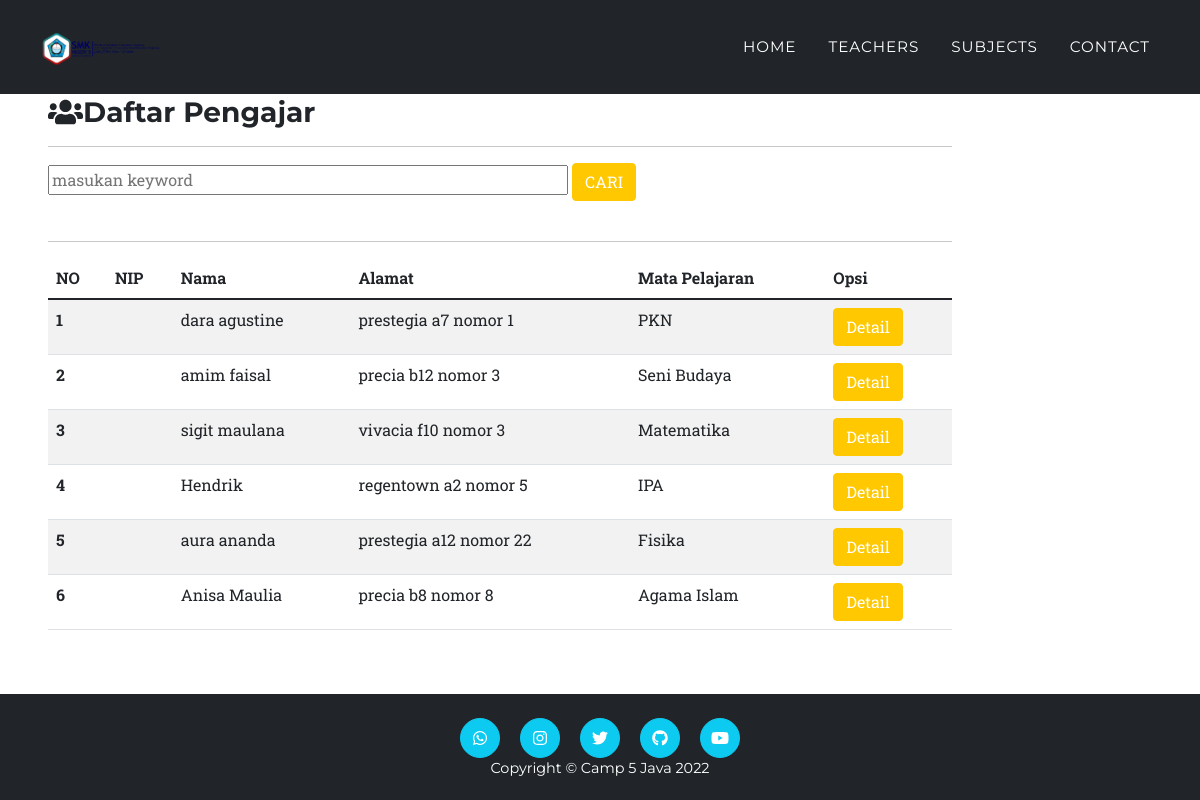
The app's page /teachers.php with its own data.
### tables this page shows
CREATE TABLE `tbl_pengajar` (
  `id` int(11) NOT NULL,
  `nidn` int(11) NOT NULL,
  `nama` varchar(30) NOT NULL,
  `alamat` varchar(40) NOT NULL,
  `jenis_kelamin` varchar(9) NOT NULL,
  `agama` varchar(10) NOT NULL,
  `mata_pelajaran` varchar(20) NOT NULL
);

### function.php (called while the page is built, shortened)
<?php
$conn = mysqli_connect('localhost', 'root', '', 'uas_1904030005');
function query($query)
{
    global $conn;
    $result = mysqli_query($conn, $query);
    $rows = [];
    while ($row = mysqli_fetch_assoc($result)) {
        $rows[] = $row;
    }
    return $rows;
}

### teachers.php (the view, shortened to what this page needs)
<?php
require 'function.php';
$guru = query("SELECT * FROM tbl_pengajar");
?>
<!DOCTYPE html>
<html lang="en">
<head>
  <link href="css/styles.css" rel="stylesheet" />
</head>
<body id="page-top">
  <nav class="navbar navbar-expand-lg navbar-dark bg-dark fixed-top" id="mainNav">
    <div class="container">
      <a class="navbar-brand" href="#page-top"><img src="assets/img/navbar-academic.PNG" alt="..." /></a>
      <div class="collapse navbar-collapse" id="navbarResponsive">
        <ul class="navbar-nav text-uppercase ms-auto py-4 py-lg-0">
          <li class="nav-item"><a class="nav-link" href="index.php">Home</a></li>
          <li class="nav-item"><a class="nav-link" href="teachers.php">Teachers</a></li>
          <li class="nav-item"><a class="nav-link" href="subjects.php">Subjects</a></li>
          <li class="nav-item"><a class="nav-link" href="contact.php">Contact</a></li>
        </ul>
      </div>
    </div>
  </nav>
  <div class="col-md-10 p-5 pt-5">
    <div>
      <div class="mt-5">
        <h3><i class="fas fa-users"></i>Daftar Pengajar</h3>
      </div>
    </div>
    <hr>
    <form action="" method="POST">
      <input type="text" id="keyword" size="50" name="keyword" placeholder="masukan keyword" autocomplete="off">
      <button type="submit" class="btn btn-primary" name="cari">CARI</button>
    </form>
    <br>
    <hr>
    <table class="table table-striped">
      <thead>
        <tr>
          <th scope="col">NO</th>
          <th scope="col">NIP</th>
          <th scope="col">Nama</th>
          <th scope="col">Alamat</th>
          <th scope="col">Mata Pelajaran</th>
          <th scope="col">Opsi</th>
        </tr>
      </thead>
      <tbody>
        <?php $no = 1; ?>
        <?php foreach ($guru as $cmb) : ?>
          <tr>
            <th scope="row"><?php echo $no; ?></th>
            <td><?php echo $cmb['NIP']; ?></td>
            <td><?php echo $cmb['nama']; ?></td>
            <td><?php echo $cmb['alamat']; ?></td>
            <td><?php echo $cmb['mata_pelajaran']; ?></td>
            <td><a href="detail.php?id=<?= $cmb['id']; ?>" class="btn btn-warning" role="button">Detail</a></td>
          </tr>
          <?php $no++ ?>
        <?php endforeach ?>
      </tbody>
    </table>
  </div>
  <footer class="footer bg-dark py-4">
    <div class="container">
      <div class="row align-items-center">
          <div class="col-lg-4 my-3 my-lg-0">
            <a class="btn btn-info btn-social mx-2" href="https://wa.me/6283897093838"><i class="fab fa-whatsapp"></i></a>
            <a class="btn btn-info btn-social mx-2" href="https://instagram.com/hendrik_dik46"><i class="fab fa-instagram"></i></a>
            <a class="btn btn-info btn-social mx-2" href="https://twitter.com/hendrik_latos?t=Elo88GbstR2O66zHdDTp6A&s=08"><i class="fab fa-twitter"></i></a>
            <a class="btn btn-info btn-social mx-2" href="https://github.com/suhendrik95"><i class="fab fa-github"></i></a>
            <a class="btn btn-info btn-social mx-2" href="https://youtube.com/channel/UC2gh9RCbOF-1oTCAJ6mNhcA"><i class="fab fa-youtube"></i></a>
        <div class="text-white text-center">Copyright &copy; Camp 5 Java 2022</div>
      </div>
    </div>
  </footer>
</body>
</html>

### records on screen
tbl_pengajar: nama "dara agustine", alamat "prestegia a7 nomor 1", mata_pelajaran "PKN"
tbl_pengajar: nama "amim faisal", alamat "precia b12 nomor 3", mata_pelajaran "Seni Budaya"
tbl_pengajar: nama "sigit maulana", alamat "vivacia f10 nomor 3", mata_pelajaran "Matematika"
tbl_pengajar: nama "Hendrik", alamat "regentown a2 nomor 5", mata_pelajaran "IPA"
tbl_pengajar: nama "aura ananda", alamat "prestegia a12 nomor 22", mata_pelajaran "Fisika"
tbl_pengajar: nama "Anisa Maulia", alamat "precia b8 nomor 8", mata_pelajaran "Agama Islam"
